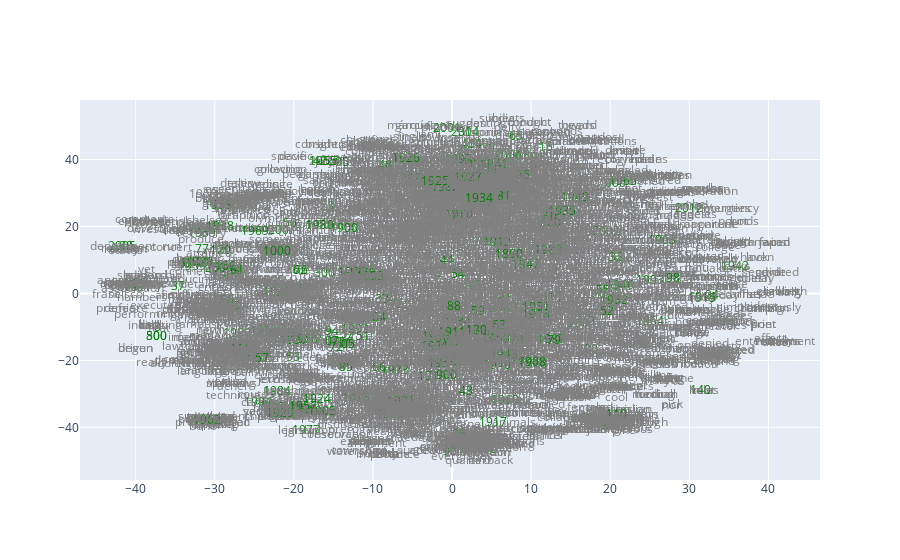

Here is the notebook cell this chart was saved with:
### Code cell
numeric = embeddings_df_tsne.index.str.isnumeric()
color = np.where(numeric, "green", "gray")
fig = go.Figure()

fig.add_trace(
    go.Scatter(
        x=embeddings_df_tsne[0],
        y=embeddings_df_tsne[1],
        mode="text",
        text=embeddings_df_tsne.index,
        textposition="middle center",
        textfont=dict(color=color),
    )
)
fig.write_html("word2vec_visualization.html")
fig

### Figure 1 — Plotly figure (JSON) as saved in the notebook; plotly's stock layout.template omitted (floating-point values rounded to 4 significant figures; data arrays with more than 128 entries replaced by an {"elided": "..."} marker saying what was removed)
{"data": [{"mode": "text", "text": {"elided": "4078 str values"}, "textfont": {"color": {"elided": "4078 str values"}}, "textposition": "middle center", "type": "scatter", "x": {"elided": "4078 float values"}, "y": {"elided": "4078 float values"}}], "layout": {}}
